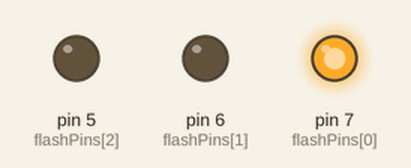
This sketch was run on a simulated Arduino Uno, built with avr-gcc and run on an emulated ATmega328P. Parts: output pins drawn as LEDs (lit = HIGH).

Above: at 0.1 s.
At 0.7 s:
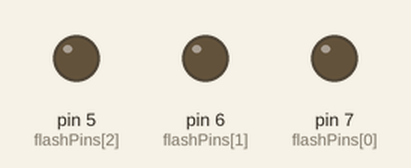
At 1.3 s:
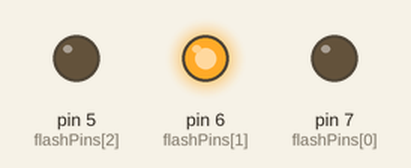
At 26.1 s:
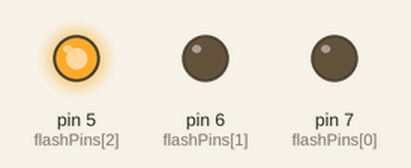
Timing chart, 0 to 30.7 s (numbered marks = the images above):
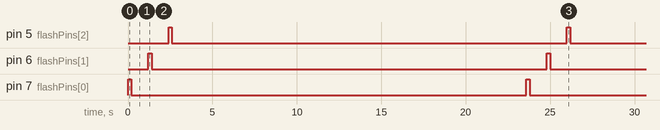

Measured:
- by itself, pin 5 (flashPins[2]), pin 6 (flashPins[1]), pin 7 (flashPins[0]): alternates HIGH for 0.20 s and LOW for 23.4 s
- by itself, everything shown: repeats every 23.6 s, in 6 steps

The sketch:

Project_15_Flasher.ino
```cpp
const int flashPins[] = {7, 6, 5};

const long overallDelay = 20; // seconds
const long delayBetweenFlashes = 1; // seconds

void setup()
{
  pinMode(flashPins[0], OUTPUT);
  pinMode(flashPins[1], OUTPUT);
  pinMode(flashPins[2], OUTPUT);
}

void loop()
{
  flashCircle();
  delay(overallDelay * 1000);
}

void flashCircle()
{
  for (int i = 0; i < 3; i++)
  {
    digitalWrite(flashPins[i], HIGH);
    delay(200);
    digitalWrite(flashPins[i], LOW);
    delay(delayBetweenFlashes * 1000);
  }
}
```
